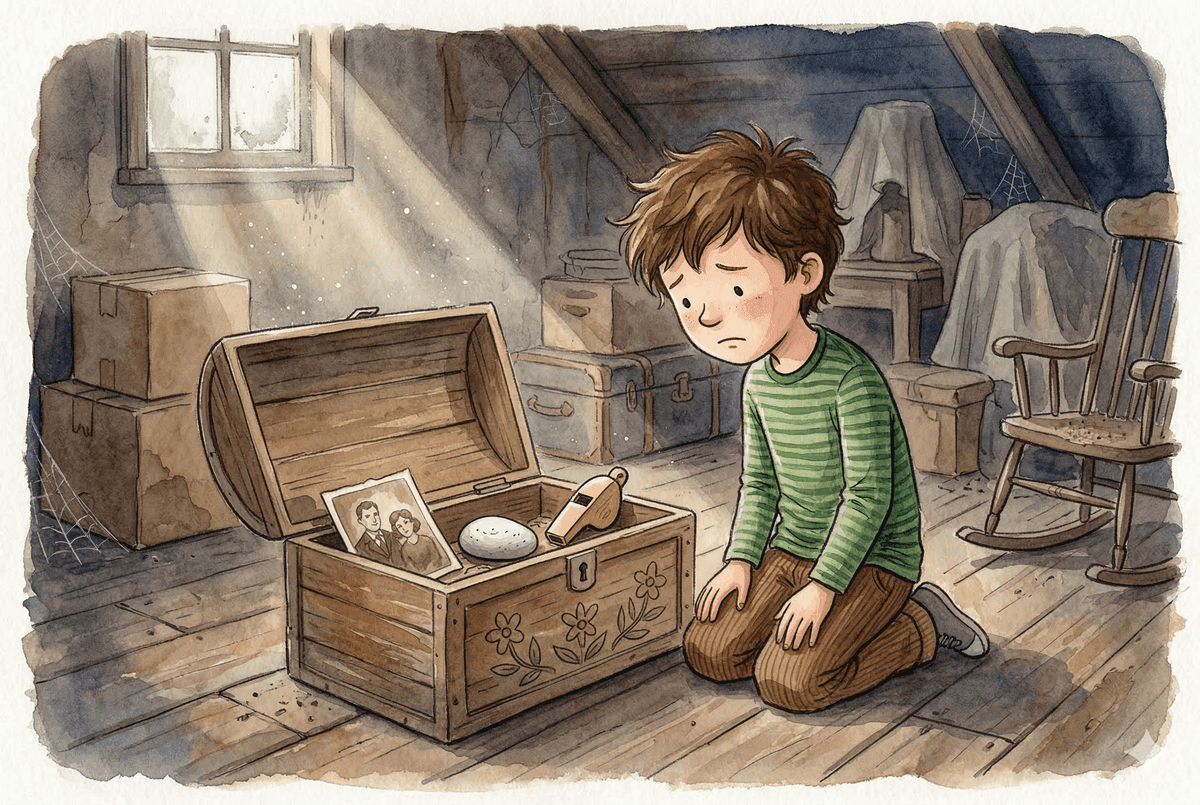
#> input picture public/Gemini_Generated_Image_1e7ixc1e7ixc1e7i.png, 1200 x 805 px; its folder holds only this picture in this run
$ python -i convert_to_coloring.py   (imports and definitions only)
#> lines starting #> are read from the running program, lines starting #| are printed output that depends on the picture
from PIL import Image, ImageFilter, ImageOps
import os
import glob

def create_coloring_page(image_path, output_path):
#> called with output_path = 'out.png'
    try:
        # Load image
        img = Image.open(image_path)
#> img is the input picture: PIL image 1200x805 P; mean R, G, B 142.9, 129.4, 114.1

        # Convert to grayscale
        gray = img.convert('L')
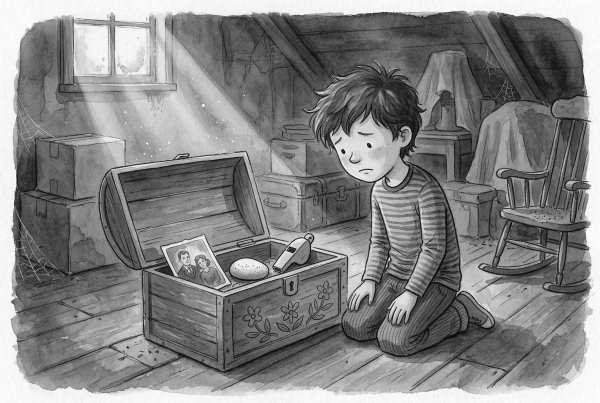
#> gray: PIL image 1200x805 L (shown at 1/2 size); min 15, max 251, mean 131.7

        # Edge detection
        edges = gray.filter(ImageFilter.FIND_EDGES)
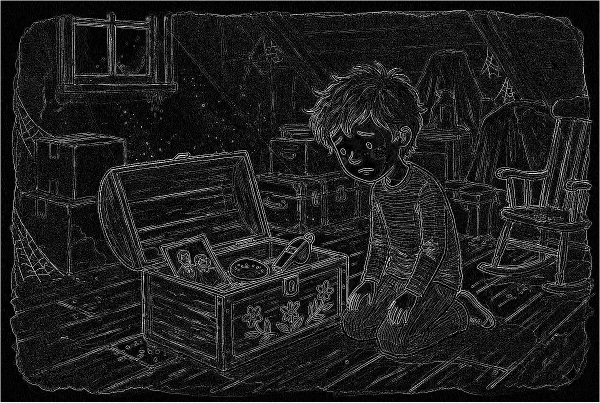
#> edges: PIL image 1200x805 L (shown at 1/2 size); min 0, max 255, mean 30.6

        # Invert (black lines on white)
        inverted = ImageOps.invert(edges)
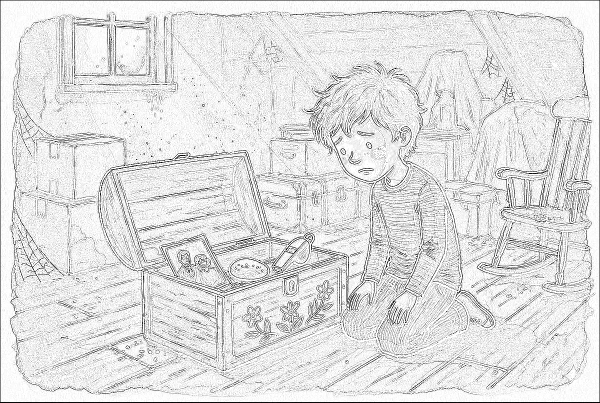
#> inverted: PIL image 1200x805 L (shown at 1/2 size); min 0, max 255, mean 224.4

        # Enhance contrast to make lines darker
        bw = inverted.point(lambda x: 0 if x < 200 else 255, '1')
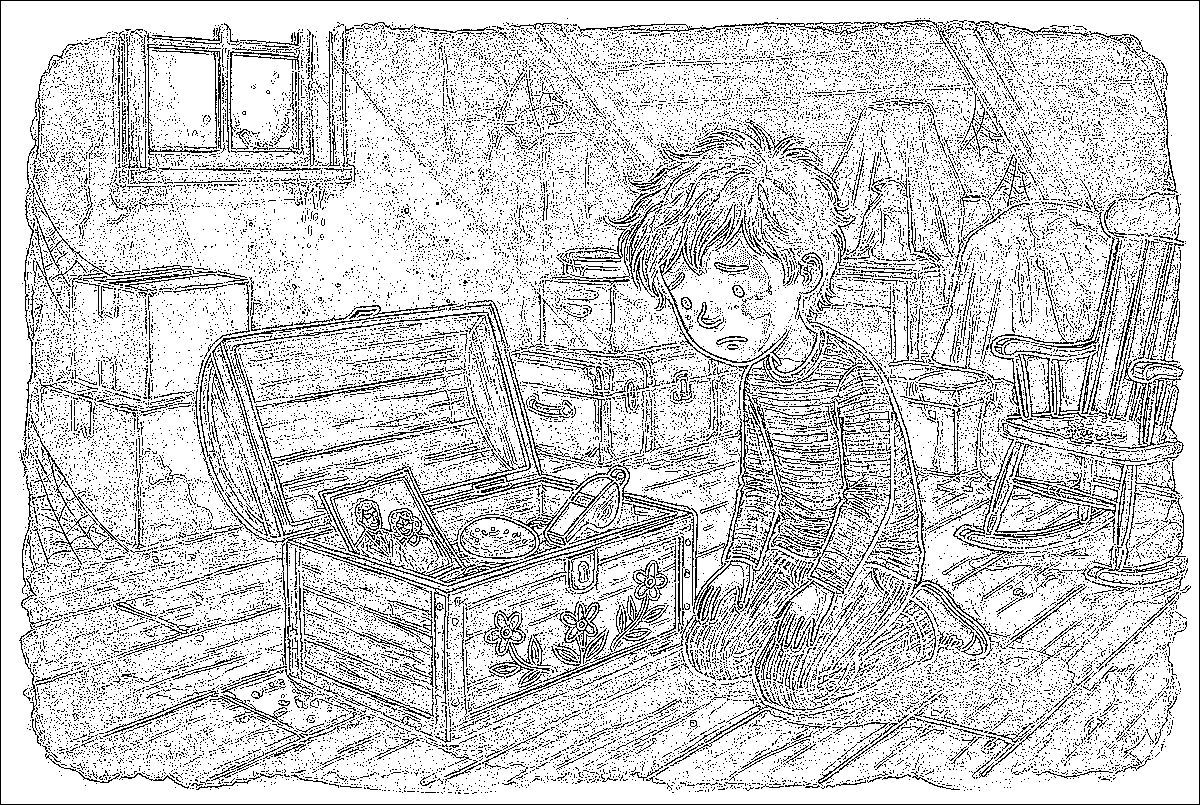
#> bw: PIL image 1200x805 1; 81.4% white; black in thin lines or dots

        # Save output
        bw.save(output_path)
        print(f"Saved: {output_path}")
    except Exception as e:
        print(f"Error processing {image_path}: {e}")

# [37 lines left out: function process_folders, not called in this run]

# [2 lines not run here, left out]

>>> result = create_coloring_page('public/Gemini_Generated_Image_1e7ixc1e7ixc1e7i.png', 'out.png')

$ run again, on public/Gemini_Generated_Image_1hdc6w1hdc6w1hdc.png
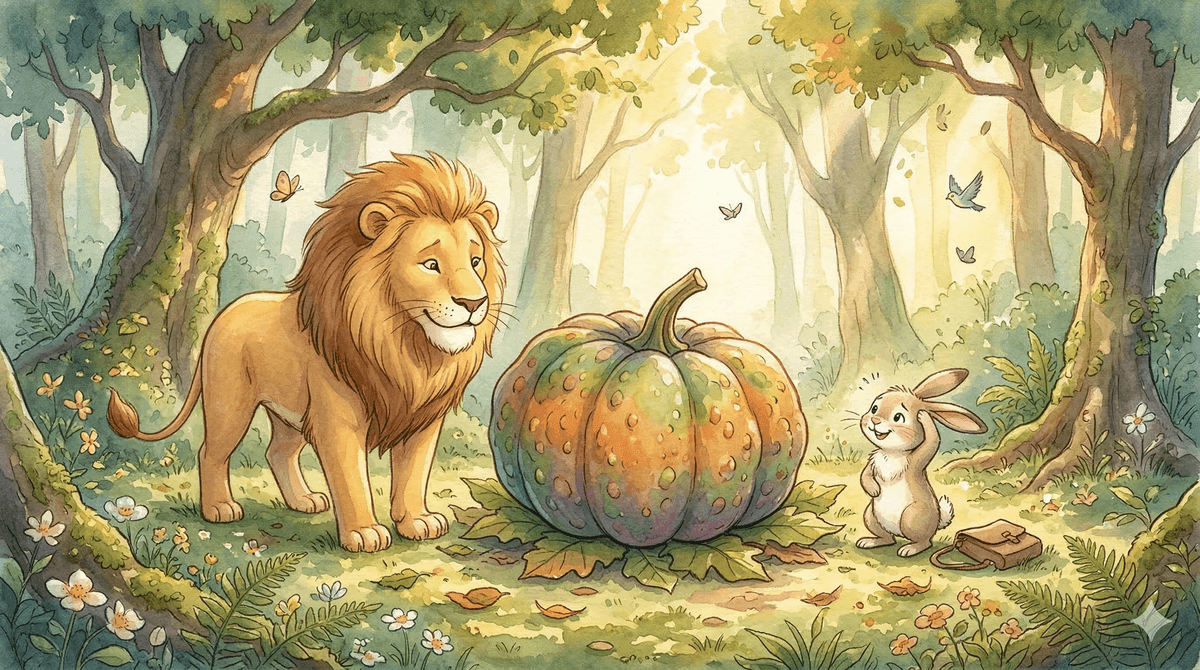
#> input picture public/Gemini_Generated_Image_1hdc6w1hdc6w1hdc.png, 1200 x 670 px
#> in create_coloring_page, img is the input picture: PIL image 1200x670 P; mean R, G, B 171.8, 160.3, 112.9
#> in create_coloring_page, `edges = gray.filter(ImageFilter.FIND_EDGES)`:
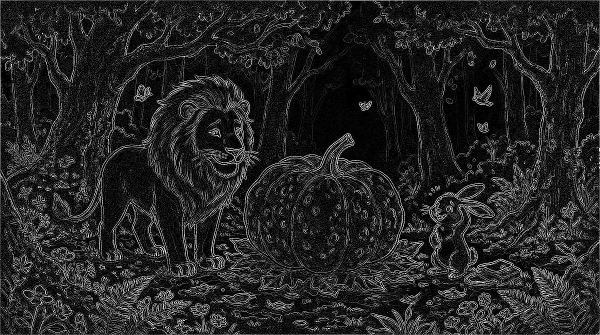
#> edges: PIL image 1200x670 L (shown at 1/2 size); min 0, max 255, mean 36.3
#> in create_coloring_page, `bw = inverted.point(lambda x: 0 if x < 200 else 255, '1')`:
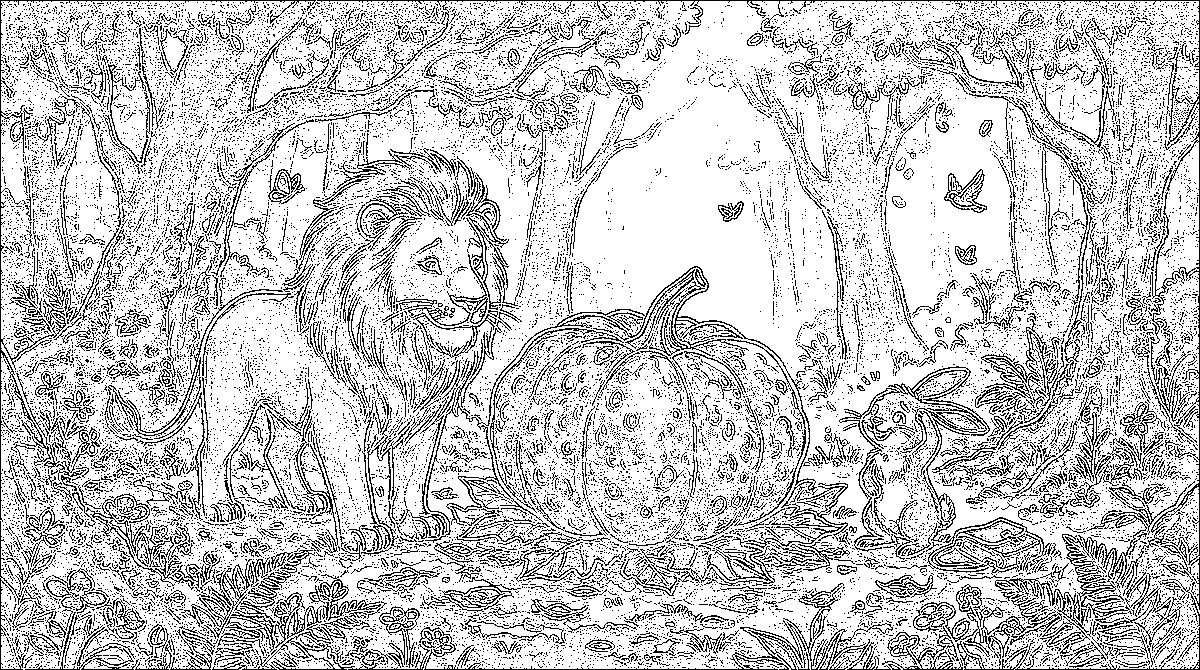
#> bw: PIL image 1200x670 1; 78.5% white; black in thin lines or dots

$ run again, on public/Gemini_Generated_Image_2fxzxn2fxzxn2fxz.png
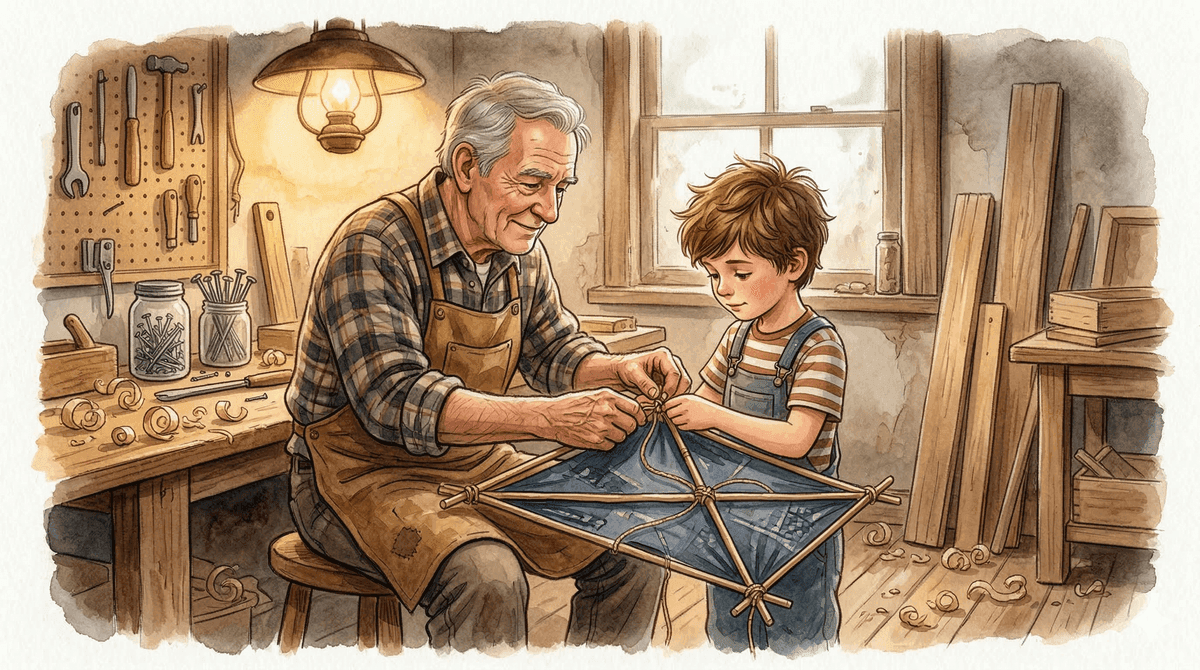
#> input picture public/Gemini_Generated_Image_2fxzxn2fxzxn2fxz.png, 1200 x 670 px
#> in create_coloring_page, img is the input picture: PIL image 1200x670 P; mean R, G, B 171.2, 145.9, 120.1
#> in create_coloring_page, `edges = gray.filter(ImageFilter.FIND_EDGES)`:
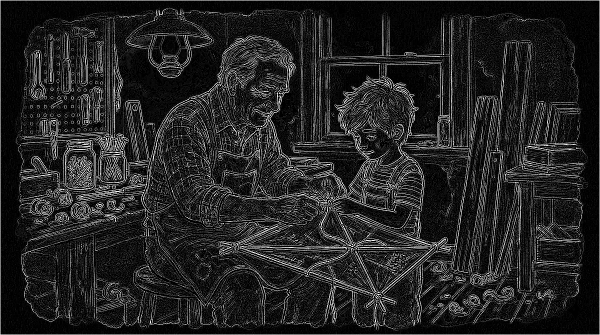
#> edges: PIL image 1200x670 L (shown at 1/2 size); min 0, max 255, mean 35.4
#> in create_coloring_page, `bw = inverted.point(lambda x: 0 if x < 200 else 255, '1')`:
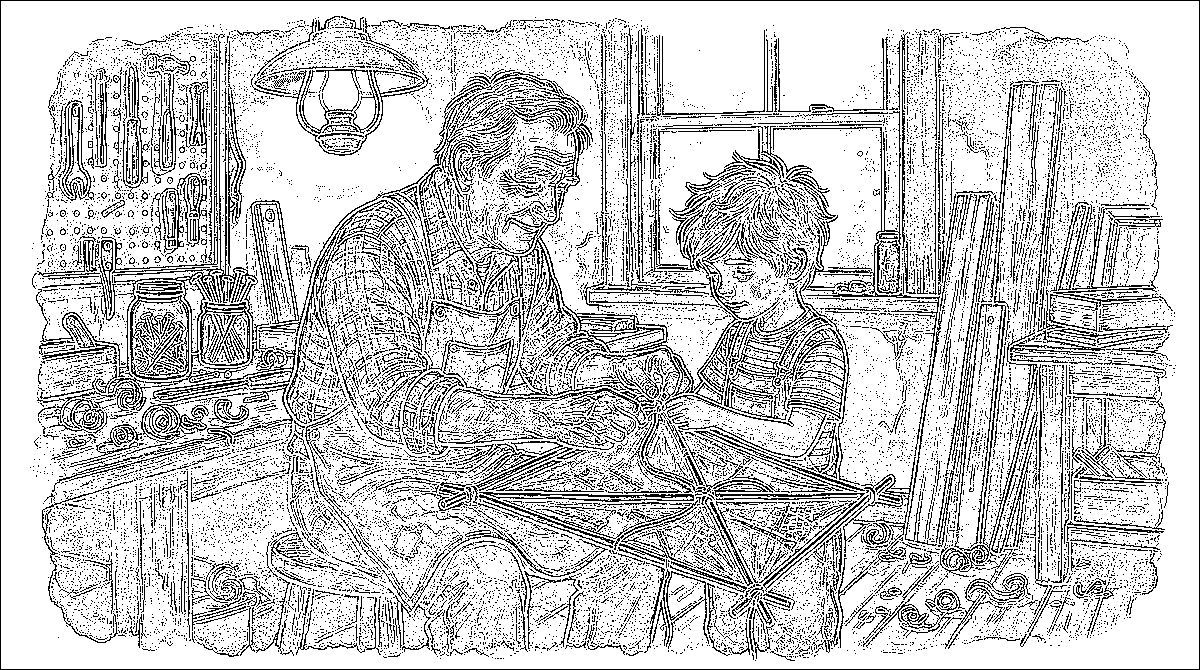
#> bw: PIL image 1200x670 1; 79.4% white; black in thin lines or dots
